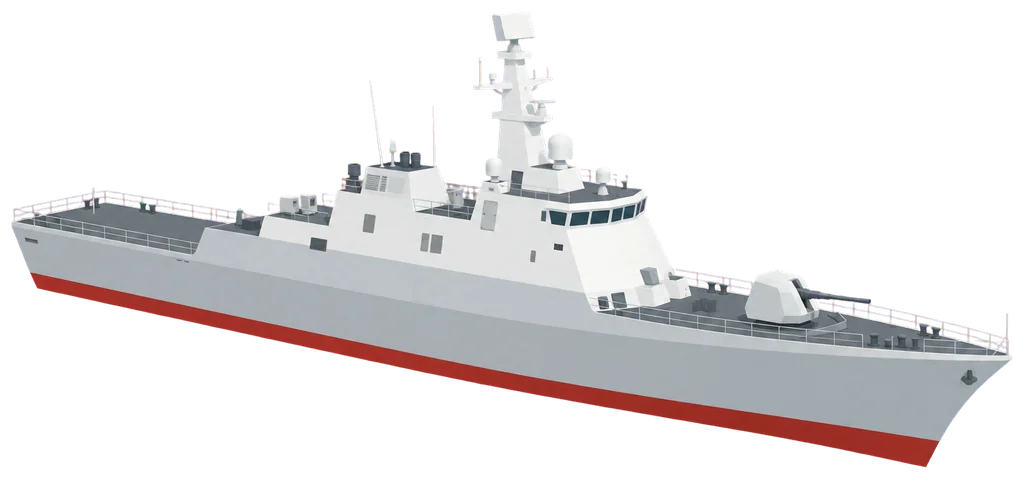
#> input picture assets/img/ship2.webp, 1024 x 479 px, given in place of ship3.png, which was not available
$ python process_top.py ../assets/img/ship2.webp
#> lines starting #> are read from the running program, lines starting #| are printed output that depends on the picture; after the words box and inside, x2 and y2 are one past the last pixel; in counts of white or black regions, pixels touching at a corner belong together; pictures that were not available may be replaced by others from this repository, and a replacement may not be noted
### tools/process_assets.py
# -*- coding: utf-8 -*-
"""assets/raw/v2/*.png(Codex 생성 원본, v2 디자인 개편)를 게임용 webp로 만든다.

    python tools/process_assets.py            # 모두 만들기
    python tools/process_assets.py --check    # 만든 파일의 크기·투명도·이음매 점검만

- ship3 / ship2 / ship1 (+ _burnt) → 자홍(#FF00FF) 단색 배경을 지워 투명하게(불탄 배는 연기의 보랏빛도 지움), 여백을 잘라 가로 1024 이하
- splash → 4열×2행 견본을 칸별로 잘라 배경을 지우고, 256×256 칸 8개를 가로 한 줄(2048×256)로 잇는다
- sea_tile → 이음매 없이 반복되도록 가장자리를 섞은 뒤 1024×1024
- title / result_bg → 16:9로 자른 뒤 1920×1080
- title_phone → 양옆을 조금만 자르고 빈 하늘을 세로로 늘려 9:16(1080×1920)으로(배가 잘리지 않게)
원본은 assets/raw/v2(저장소에 올리지 않음), 결과는 assets/img/<이름>.webp.
위에서 본 배(top_*)는 tools/process_top.py가 만들고, 여기 --check가 함께 점검한다.
"""
import os
import sys
import numpy as np
from PIL import Image
from scipy import ndimage

ROOT = os.path.dirname(os.path.dirname(os.path.abspath(__file__)))
RAW = os.path.join(ROOT, 'assets', 'raw', 'v2')  # v1 원본은 assets/raw 바로 아래(프롬프트 기록: assets/prompts.md)
OUT = os.path.join(ROOT, 'assets', 'img')

SHIPS = ['ship3', 'ship2', 'ship1', 'ship3_burnt', 'ship2_burnt', 'ship1_burnt']
KEY = np.array([255, 0, 255], dtype=np.float32)
SPLASH_FRAME = 256
SPLASH_FRAMES = 8


def raw(name):
    return Image.open(os.path.join(RAW, name + '.png')).convert('RGB')


# [7 lines left out: function save_webp, not called in this run]


# ---------- 배경 지우기(자홍 단색 크로마키) ----------

def key_out(im):
    """자홍 배경을 투명하게.
    그림의 한 점 = (1-f)·본래 색 + f·자홍 으로 보고, 본래 색이 무채색에 가깝다고 두면 f = (min(R,B) - G) / 255.
    배(회색·흰색·주홍·옥색·쪽빛)와 불꽃(주황)은 모두 min(R,B) <= G라 f = 0이 되어 지워지지 않고,
    난간 사이에 갇힌 자홍, 자홍이 섞인 연기·물보라 가장자리는 본래 색(회색·흰색)으로 되돌리며 반투명이 된다."""
    a = np.asarray(im, dtype=np.float32)
    r, g, b = a[..., 0], a[..., 1], a[..., 2]
    f = np.clip((np.minimum(r, b) - g) / 255.0, 0, 1)
    f = np.where(f < 0.04, 0.0, f)          # 압축 잡티는 무시
    f = np.where(f > 0.85, 1.0, f)          # 거의 순수한 자홍은 완전히 투명
    alpha = 1 - f
    al = np.clip(alpha, 1e-3, 1)[..., None]
    rgb = np.clip((a - f[..., None] * KEY) / al, 0, 255)
    rgb = np.where(alpha[..., None] > 0, rgb, 0)
    # 외톨이 잡티(몇 픽셀짜리 불투명 점) 지우기
    solid = alpha > 0.1
    lab, n = ndimage.label(solid)
    if n:
        sizes = ndimage.sum(solid, lab, range(1, n + 1))
        tiny = np.isin(lab, np.nonzero(sizes < 12)[0] + 1)
        alpha = np.where(tiny, 0.0, alpha)
    out = np.dstack([rgb, alpha[..., None] * 255]).astype(np.uint8)
    return Image.fromarray(out, 'RGBA')


# [12 lines left out: functions trim, fit_width, not called in this run]


def smoke_tint(im):
    """불탄 배의 연기에 남은 보랏빛(자홍 번짐, R·B가 모두 G보다 큼)을 푸른 회색으로 되돌린다.
    배의 색(회색·흰색·쪽빛·청록·주황 불씨)은 R·B가 함께 G를 넘지 않아 건드리지 않는다."""
    a = np.array(im).astype(np.float32)
    r, g, b = a[..., 0], a[..., 1], a[..., 2]
    purple = (r > g) & (b > g)
    a[..., 0] = np.where(purple, g, r)
    a[..., 2] = np.where(purple, g + 0.35 * (b - g), b)
    return Image.fromarray(np.clip(a, 0, 255).astype(np.uint8), 'RGBA')


# [157 lines left out: functions ships, water_tint, splash, seam_rank, _min_cut, _wrap_x and 4 more, not called in this run]


# ---------- 점검 ----------

# 위에서 본 배(판 위 배 조각·남은 배 목록, tools/process_top.py가 만든다 — T20)
# 게임이 실제로 읽는 그림만 점검한다. 옆모습 배(ship*)·물보라(splash)·바다 질감(sea_tile)은 판을 코드로 그린 바다 지도와
# 위에서 본 배 조각으로 바꾼 뒤 쓰지 않아 지웠다(선생님 결정). 다시 쓰려면 --all로 만든다.
TOP = ['top_' + n + b for n in ('boat1', 'bow', 'mid', 'stern') for b in ('', '_burnt')] + ['top_hit']
EXPECT = {n: 'RGBA' for n in TOP}
EXPECT.update({'title': 'RGB', 'title_phone': 'RGB', 'result_bg': 'RGB'})
SIZE = {'title': (1920, 1080), 'result_bg': (1920, 1080), 'title_phone': (1080, 1920)}


# [37 lines left out: function check, not called in this run]


# [10 lines that do not run on import are left out]

### tools/process_top.py
# -*- coding: utf-8 -*-
"""위에서 내려다본 배 그림(판 위 '섬과 암초 바다 지도'용, T20)을 게임용 투명 webp로 만든다.

    python tools/process_top.py

원본(Codex 생성, 저장소에 올리지 않음): assets/raw/top/{ship3,ship3_burnt,boat1,boat1_burnt}.png
  (프롬프트: tools/prompts/top/*.txt, 기록: assets/prompts.md 'v3: 위에서 본 배')
결과 assets/img/:
  top_ship3(_burnt)   세 칸 배 한 척(세 토막 이음매가 있는 구축함, 뱃머리 오른쪽) — 조각을 잘라 내는 중간 결과라 assets/raw/top/에
  top_boat1(_burnt)   한 칸 배(경비정)
  top_stern / top_mid / top_bow (+_burnt)   top_ship3를 이음매 두 줄에서 잘라 만든 배꼬리·가운데·뱃머리 조각
    · 떨어진 두 칸 배 = 뱃머리 + 배꼬리
  top_hit   가라앉기 전 명중 조각(어느 배든 같은 그림) = 가운데 조각 + 양 끝의 옅은 점선 선체 윤곽
  불탄 그림은 그을음을 선체 회색 쪽으로 조금 밝힌다(lighten_scorch).
  배경 지우기는 tools/process_assets.py의 자홍 크로마키(key_out)를 그대로 쓴다.
  온전한 배와 불탄 배는 같은 자르기 상자를 써서 크기·위치가 같다(바꿔 끼워도 흔들리지 않음).
"""
import os
import sys
import numpy as np
from PIL import Image

sys.path.insert(0, os.path.dirname(os.path.abspath(__file__)))
from process_assets import key_out, smoke_tint  # noqa: E402

ROOT = os.path.dirname(os.path.dirname(os.path.abspath(__file__)))
RAW = os.path.join(ROOT, 'assets', 'raw', 'top')
OUT = os.path.join(ROOT, 'assets', 'img')
MAXW = 768


def lighten_scorch(im, k=0.42):
    """불탄 그림의 그을음(갈색·검정)을 선체 회색 쪽으로 k만큼 밝혀, 작게 봐도 회색 선체가 보이게 한다(선생님 요청).
    잉크 남색 테두리(파랑이 빨강보다 큼)와 흰 구조물은 건드리지 않는다."""
    a = np.asarray(im).astype(np.float32)
    r, g, b, al = a[..., 0], a[..., 1], a[..., 2], a[..., 3]
    lum = 0.299 * r + 0.587 * g + 0.114 * b
    m = (al > 180) & (r >= b - 6) & (lum < 170)
    hull = np.array([201, 211, 216], np.float32)
    for i in range(3):
        a[..., i] = np.where(m, a[..., i] * (1 - k) + hull[i] * k, a[..., i])
    return Image.fromarray(np.clip(a, 0, 255).astype(np.uint8), 'RGBA')


def load(name):
    im = key_out(Image.open(os.path.join(RAW, name + '.png')).convert('RGB'))
    return lighten_scorch(smoke_tint(im)) if name.endswith('_burnt') else im


def make_hit(mid, ext=0.26):
    """가라앉기 전 명중 조각(어느 배든 같은 그림): 가운데 조각 양 끝에 옅은 점선 선체 윤곽(오른쪽 뱃머리 쪽은 뾰족하게,
    왼쪽 배꼬리 쪽은 둥글게)을 이어 그려, 작게 봐도 '배의 한 토막'으로 읽히게 한다. 배 크기·종류는 알려 주지 않는다."""
    from PIL import ImageDraw
    al = np.asarray(mid.getchannel('A'))
    ys = np.nonzero(al[:, mid.width // 2] > 128)[0]
    y0, y1 = int(ys.min()), int(ys.max())
    E = int(mid.width * ext)
    W = mid.width + 2 * E
    out = Image.new('RGBA', (W, mid.height), (0, 0, 0, 0))
    ghost = Image.new('RGBA', (W, mid.height), (0, 0, 0, 0))
    d = ImageDraw.Draw(ghost)
    ym = (y0 + y1) / 2
    xr = E + mid.width
    right = [(xr, y0), (xr + E * .35, y0), (xr + E * .8, y0 + (ym - y0) * .45), (W - 4, ym), (xr + E * .8, y1 - (y1 - ym) * .45), (xr + E * .35, y1), (xr, y1)]
    left = [(E, y0), (E * .45, y0), (E * .12, y0 + (ym - y0) * .35), (4, ym), (E * .12, y1 - (y1 - ym) * .35), (E * .45, y1), (E, y1)]
    for poly in (right, left):
        d.polygon(poly, fill=(201, 211, 216, 95))
        pts = poly[1:-1] if poly is right else poly[1:-1]
        seq = [poly[0]] + pts + [poly[-1]]
        for (xa, ya), (xb, yb) in zip(seq, seq[1:]):  # 점선 윤곽
            L = max(1, int(((xb - xa) ** 2 + (yb - ya) ** 2) ** .5 / 16))
            for i in range(0, L, 2):
                t0, t1 = i / L, min(1, (i + 1) / L)
                d.line([(xa + (xb - xa) * t0, ya + (yb - ya) * t0), (xa + (xb - xa) * t1, ya + (yb - ya) * t1)], fill=(24, 53, 64, 170), width=7)
    out.alpha_composite(ghost)
    out.alpha_composite(mid, (E, 0))
    return out


def bbox(im, th=40):
    return im.getchannel('A').point(lambda v: 255 if v > th else 0).getbbox()


# 세 칸 배 한 척(top_ship3)은 조각을 잘라 내는 중간 결과라 게임 폴더가 아니라 원본 폴더에 둔다(게임은 조각만 쓴다)
MID = os.path.join(ROOT, 'assets', 'raw', 'top')


def save(im, name, maxw=MAXW):
    if im.width > maxw:
        im = im.resize((maxw, round(im.height * maxw / im.width)), Image.LANCZOS)
    p = os.path.join(MID if name.startswith('top_ship3') else OUT, name + '.webp')
    im.save(p, 'WEBP', quality=86, method=6, exact=False)
    print(f'  {name}.webp {im.size[0]}x{im.size[1]} {os.path.getsize(p) // 1024}KB')


def pad_box(b, pad, w, h):
    return (max(0, b[0] - pad), max(0, b[1] - pad), min(w, b[2] + pad), min(h, b[3] + pad))


def pair(base):
    """온전한 배·불탄 배를 같은 상자로 잘라 저장(연기까지 들어가게 두 그림 상자의 합)."""
    a, b = load(base), load(base + '_burnt')
    ba, bb = bbox(a), bbox(b)
    box = pad_box((min(ba[0], bb[0]), min(ba[1], bb[1]), max(ba[2], bb[2]), max(ba[3], bb[3])), 12, a.width, a.height)
    save(a.crop(box), 'top_' + base)
    save(b.crop(box), 'top_' + base + '_burnt')
    return a, b, ba


def seams(im, hb):
    """세 칸 배의 이음매(갑판을 가로지르는 짙은 세로 선) 두 줄의 x. 선체 가운데 줄들에서 짙은 점이 가장 많은 열."""
    a = np.asarray(im).astype(np.float32)
    x0, y0, x1, y1 = hb
    h = y1 - y0
    band = a[y0 + int(h * .12): y1 - int(h * .12), x0:x1]
    lum = band[..., :3].mean(axis=2)
    dark = ((lum < 90) & (band[..., 3] > 200)).sum(axis=0)
    L = x1 - x0
    out = []
    for lo, hi in ((.22, .45), (.55, .78)):
        i0, i1 = int(L * lo), int(L * hi)
        out.append(x0 + i0 + int(np.argmax(dark[i0:i1])))
    return out


def pieces(a, b, hb):
    s1, s2 = seams(a, hb)
    print(f'  이음매 x = {s1}, {s2} (선체 {hb[0]}~{hb[2]}, 비율 {(s1 - hb[0]) / (hb[2] - hb[0]):.2f} · {(s2 - hb[0]) / (hb[2] - hb[0]):.2f})')
    y0, y1 = max(0, hb[1] - 12), min(a.height, hb[3] + 12)
    parts = {'stern': (hb[0] - 12, s1), 'mid': (s1, s2), 'bow': (s2, hb[2] + 12)}
    for n, (l, r) in parts.items():
        for im, suf in ((a, ''), (b, '_burnt')):
            piece = im.crop((max(0, l), y0, min(im.width, r), y1))
            save(piece, 'top_' + n + suf, 1024)
            if n == 'mid' and not suf:
                save(make_hit(piece), 'top_hit', 1024)


def preview(path):
    """견본 한 장: 밝은 바탕 / 바다 바탕 위에 한 칸 너비 120px·60px로 줄여 늘어놓는다(작게 봐도 배로 읽히는지)."""
    names = ['top_boat1', 'top_ship3', 'top_stern', 'top_mid', 'top_bow', 'top_hit']
    bgs = [('#F2F6F6', 'light'), ('#A9D3E2', 'sea')]
    cw, rh = 260, 120
    sheet = Image.new('RGB', (cw * len(names), rh * 4 * len(bgs) + 10), 'white')
    y = 0
    for col, _ in bgs:
        for burnt in ('', '_burnt'):
            for size in (120, 60):
                row = Image.new('RGB', (cw * len(names), rh // 2 if size == 60 else rh), col)
                for i, n in enumerate(names):
                    if burnt and n == 'top_hit':
                        continue  # 명중 조각은 가라앉기 전에만 쓴다(불탄 그림 없음)
                    im = Image.open(os.path.join(MID if n == 'top_ship3' else OUT, n + burnt + '.webp')).convert('RGBA')
                    k = (size * 2 if n == 'top_ship3' else size) / im.width  # 한 칸(조각·경비정) = size, 세 칸 배 = 두 배 길이
                    im = im.resize((max(1, round(im.width * k)), max(1, round(im.height * k))), Image.LANCZOS)
                    row.paste(im, (i * cw + (cw - im.width) // 2, (row.height - im.height) // 2), im)
                sheet.paste(row, (0, y)); y += row.height
        y += 5
    sheet = sheet.crop((0, 0, sheet.width, y))
    sheet.save(path, optimize=True)
    print('  견본', path, sheet.size)


def crop_tow():
    """tests/shots/bc-c2-tow-*.png(가로 1920 전체 캡처)에서 떨어진 두 칸 배 부분만 잘라 design/board-concepts/c2-tow-*.png로.
    자르는 상자는 판 쪽(board-concepts-c2.js)이 window.__towRects로 알려 준 값(1920 기준 CSS px)을 그림 배율로 옮긴 것."""
    box = (641 - 150, 96, 250 + 300, 610)  # 여린입천장 열 + 왼쪽 두 칸(같은 줄·암초 비교), 파열~비음
    for v in ('dotted', 'badges'):
        im = Image.open(os.path.join(ROOT, 'tests', 'shots', f'bc-c2-tow-{v}.png')).convert('RGB')
        k = im.width / 1920
        x, y, w, h = box
        im.crop((round(x * k), round(y * k), round((x + w) * k), round((y + h) * k))).save(
            os.path.join(ROOT, 'design', 'board-concepts', f'c2-tow-{v}.png'), optimize=True)
        print('  c2-tow-' + v)


if __name__ == '__main__':
    os.makedirs(OUT, exist_ok=True)
    if '--crop-tow' in sys.argv:
        crop_tow(); sys.exit(0)
    if '--preview' in sys.argv:
        preview(os.path.join(ROOT, 'design', 'board-concepts', 'top-sprites.png'))
        sys.exit(0)
    print('세 칸 배'); a, b, hb = pair('ship3')
#> in key_out, `r, g, b = a[..., 0], a[..., 1], a[..., 2]`:
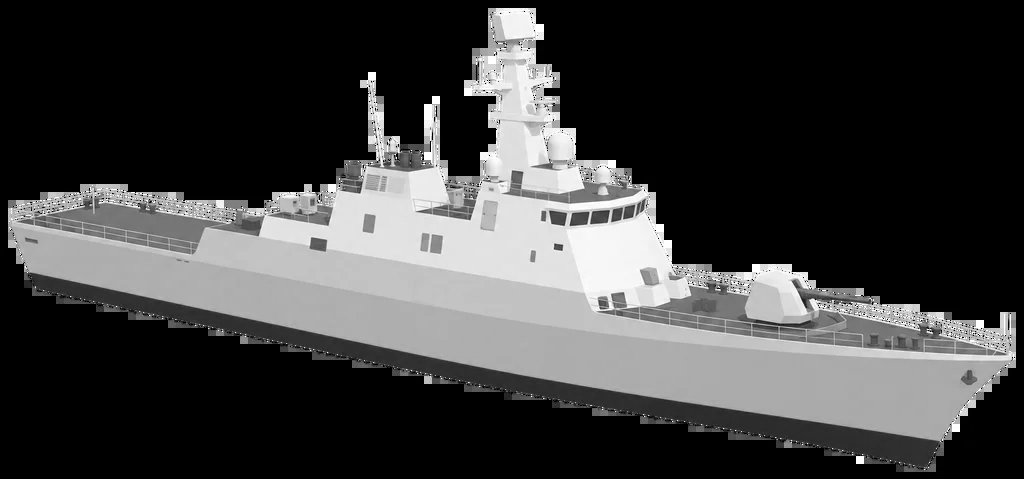
#> g: shape (479, 1024) float32; min 0, max 255, mean 62.4
#> in key_out, `solid = alpha > 0.1`: solid: shape (479, 1024) bool; every value is 1
#> in key_out, `lab, n = ndimage.label(solid)`: lab: shape (479, 1024) int32; every value is 1
#> in key_out, `lab, n = ndimage.label(solid)`: n = 1
#> in key_out, `sizes = ndimage.sum(solid, lab, range(1, n + 1))`: sizes = [490496]
#> in key_out, `tiny = np.isin(lab, np.nonzero(sizes < 12)[0] + 1)`: tiny: shape (479, 1024) bool; every value is 0
#> call 2 of load, with name = 'ship3_burnt'
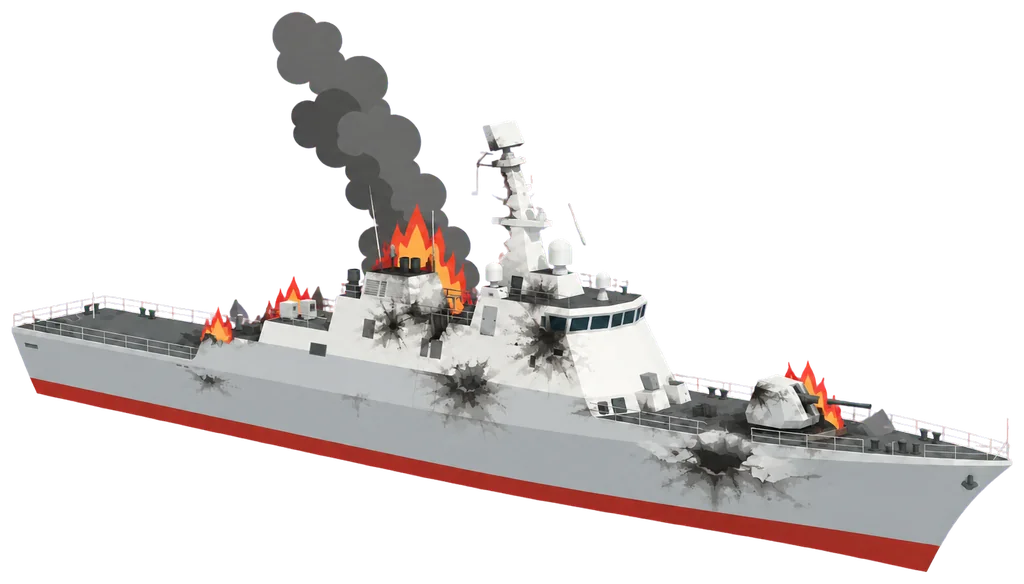
#> input picture assets/img/ship2_burnt.webp, 1024 x 584 px, given in place of ship3_burnt.png, which was not available
#> in key_out (call 2), `r, g, b = a[..., 0], a[..., 1], a[..., 2]`:
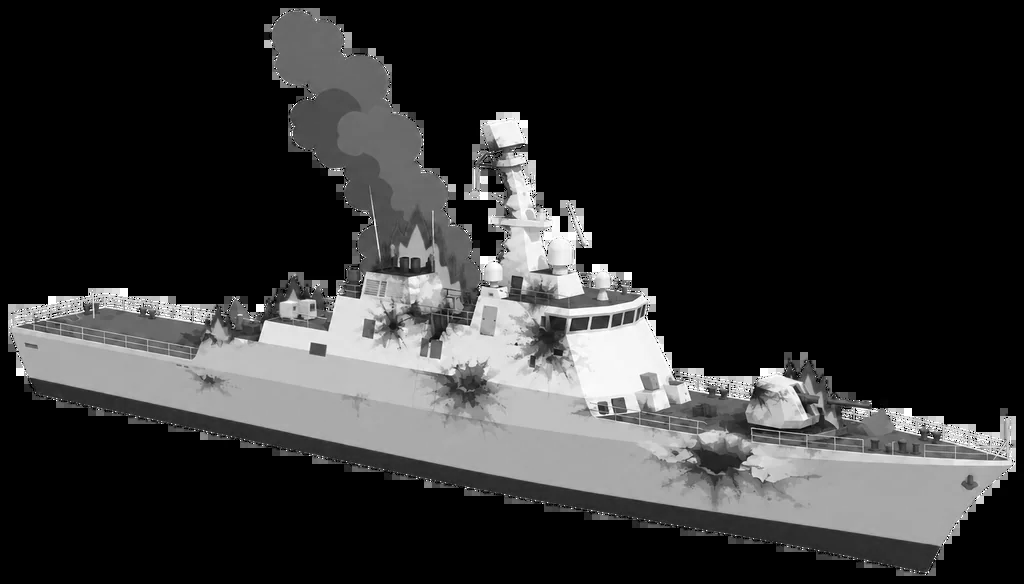
#> g: shape (584, 1024) float32; min 0, max 255, mean 50.4
#> in key_out (call 2), `solid = alpha > 0.1`: solid: shape (584, 1024) bool; every value is 1
#> in key_out (call 2), `lab, n = ndimage.label(solid)`: lab: shape (584, 1024) int32; every value is 1
#> in key_out (call 2), `sizes = ndimage.sum(solid, lab, range(1, n + 1))`: sizes = [598016]
#> in key_out (call 2), `tiny = np.isin(lab, np.nonzero(sizes < 12)[0] + 1)`: tiny: shape (584, 1024) bool; every value is 0
#> in smoke_tint, `purple = (r > g) & (b > g)`:
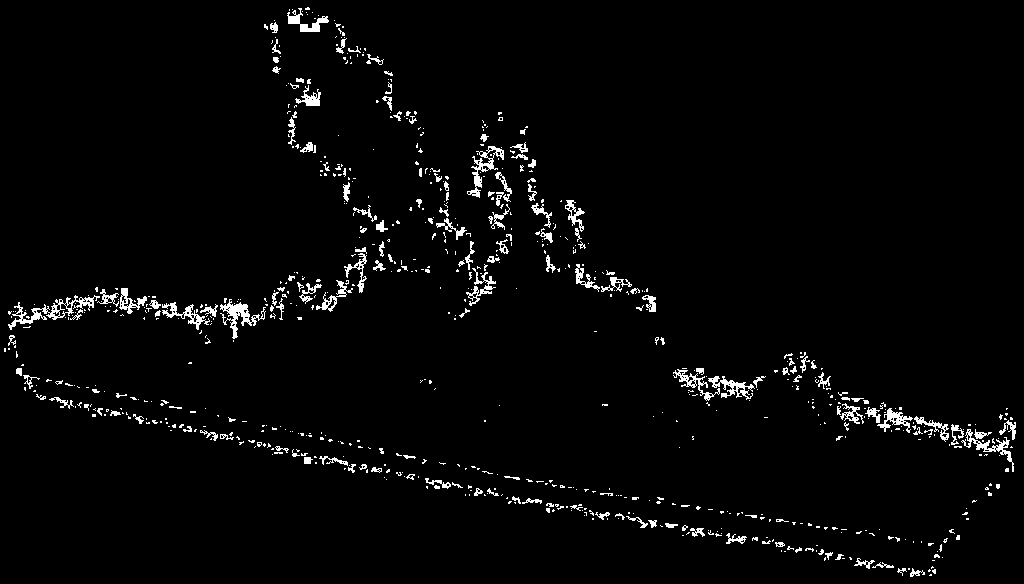
#> purple: shape (584, 1024) bool; 2.7% white in thin lines or dots
#> in smoke_tint, `a[..., 0] = np.where(purple, g, r)`: a: shape (584, 1024, 4) float32; mean R, G, B, A 54.6, 50.4, 49.7, 255.8
#> in smoke_tint, `a[..., 2] = np.where(purple, g + 0.35 * (b - g), b)`: a: shape (584, 1024, 4) float32; mean R, G, B, A 54.6, 50.4, 49.6, 255.8
#> in lighten_scorch, `m = (al > 180) & (r >= b - 6) & (lum < 170)`: m: shape (584, 1024) bool; 82.6% white; 737 black regions (683 under 20 px), largest, box (x1, y1, x2, y2) and area: (7, 272, 757, 506) 69038, (742, 408, 1016, 545) 16627, (464, 152, 618, 299) 8244
#> after the loop in lighten_scorch, `for i in range(3):`:
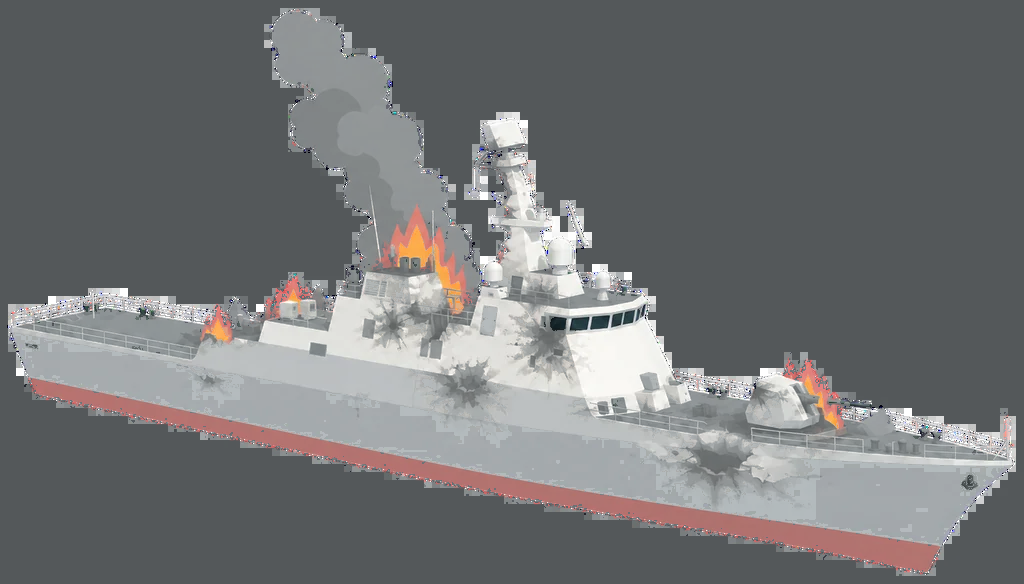
#> a: shape (584, 1024, 4) float32; mean R, G, B, A 115.2, 116.2, 117.5, 255.8; transparent parts drawn white
#> in pair, `ba, bb = bbox(a), bbox(b)`: ba = (0, 0, 1024, 479); bb = (0, 0, 1024, 584)
#> in pair, `box = pad_box((min(ba[0], bb[0]), min(ba[1], bb[1]), max(ba[2], bb[2])..`: box = (0, 0, 1024, 479)
#|   top_ship3.webp 768x359 22KB
#> call 2 of save, with name = 'top_ship3_burnt', maxw = 768
#> in save (call 2), `im = im.resize((maxw, round(im.height * maxw / im.width)), Image.LANCZ..`:
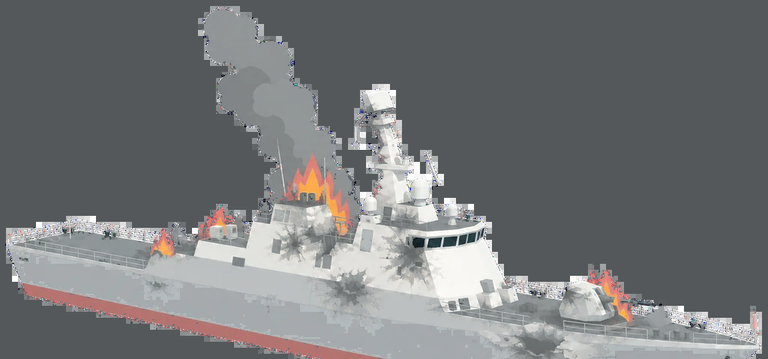
#> im: PIL image 768x359 RGBA; mean R, G, B, A 116.7, 118.4, 119.4, 255; transparent parts drawn white
#|   top_ship3_burnt.webp 768x359 23KB
#> after `a, b, hb = pair('ship3')`: hb = (0, 0, 1024, 479)
    print('조각'); pieces(a, b, hb)
#> the loop in pieces, `for n, (l, r) in parts.items():` made 3 passes
#|   top_hit.webp 716x479 22KB
#> pass 2, in save (call 5), `im.save(p, 'WEBP', quality=86, method=6, exact=False)`:
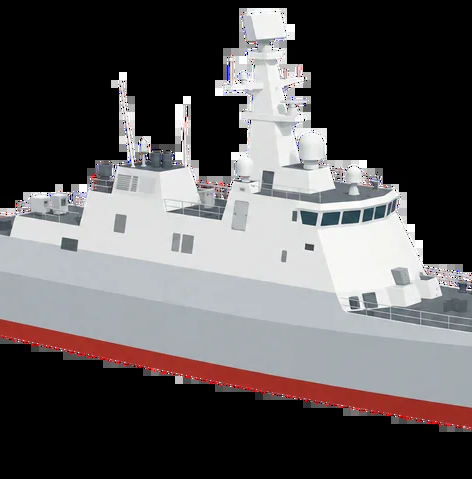
#> saved as top_mid.webp: PIL image 472x479 RGBA; mean R, G, B, A 91.5, 88.3, 89.2, 255; transparent parts drawn white
    print('한 칸 배'); pair('boat1')
#> (the run stopped early here; a loop or call above may not have finished)
